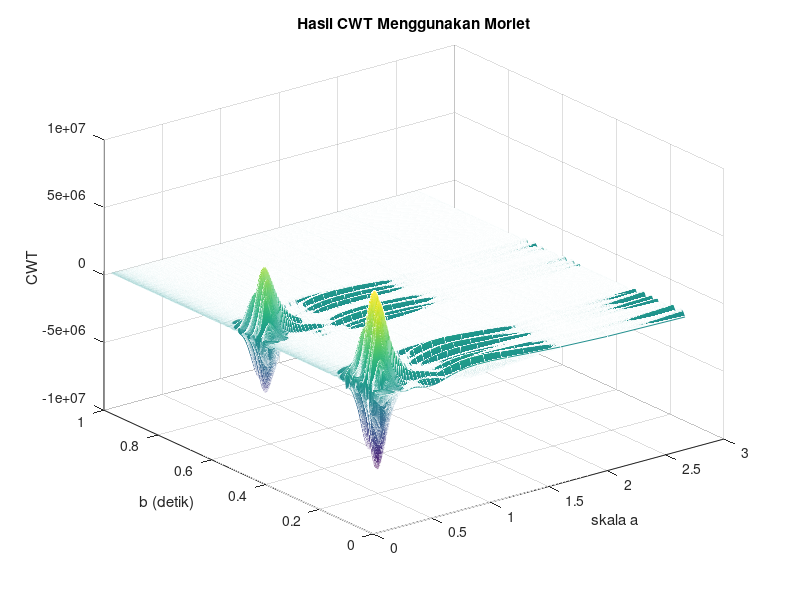

Write the MATLAB code that produced this figure.
clc;clear all; close all;

msg=('Pls. wait and MAXIMIZE COLOR PLOTS!')
load('ASB_UAS')
sinyal = x;
fs=8020;
N=length(sinyal);
N1 = 1024;                           % jumlah titik wavelet

resol_level = 128;                  % jumlah nilai a 
decr_a = .5;                        % penurunan a 
a_init = 4;                         % nilai awal a 
wo = pi*sqrt(2/log2(2));            % faktor skala frekuensi wavelet
b = (1:N)/fs;
ti = ((1:N1/2)/fs)*10;           % vektor waktu untuk membangun wavelet 

% Menghitung alihragam wavelet kontinyu (wavelet morlet) 
for i = 1:resol_level 
    a(i) = a_init/(1+i*decr_a);     % set skala 
    t = abs(ti/a(i));               % vektor skala untuk wavelet 
    mor = (exp(-t.^2).*cos(wo*t))/sqrt(a(i)); 
    wavelet = [fliplr(mor) mor];     % membuat simetri terhadap nol 
    ip = conv(sinyal, wavelet);          % konvolusi wavelet dan sinyal 
    ex = fix((length(ip)-N)/2);     % menghitung titik tambahan/2 
    CW_Trans(:,i) = ip(ex+1:N+ex,1); 
end

%Plot dalam 3 dimensi 
figure 
d = fliplr(CW_Trans); 
mesh(a,b,CW_Trans) 
xlabel('skala a') 
ylabel('b (detik)') 
zlabel('CWT') 
title('Hasil CWT Menggunakan Morlet') 
rotate3d on 


